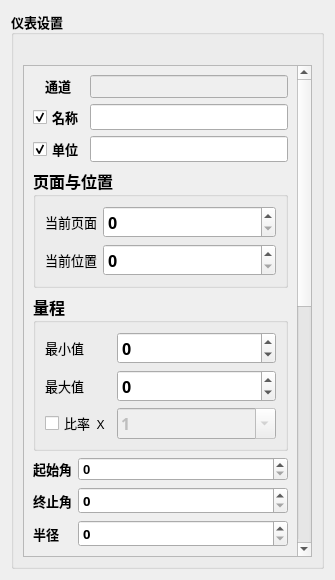
<?xml version="1.0" encoding="UTF-8"?>
<ui version="4.0">
 <class>MeterConfigDlg</class>
 <widget class="QWidget" name="MeterConfigDlg">
  <property name="windowModality">
   <enum>Qt::WindowModal</enum>
  </property>
  <property name="geometry">
   <rect>
    <x>0</x>
    <y>0</y>
    <width>335</width>
    <height>580</height>
   </rect>
  </property>
  <property name="sizePolicy">
   <sizepolicy hsizetype="Preferred" vsizetype="Preferred">
    <horstretch>0</horstretch>
    <verstretch>0</verstretch>
   </sizepolicy>
  </property>
  <property name="maximumSize">
   <size>
    <width>16777215</width>
    <height>16777215</height>
   </size>
  </property>
  <property name="font">
   <font>
    <family>楷体</family>
    <pointsize>10</pointsize>
    <weight>75</weight>
    <bold>true</bold>
   </font>
  </property>
  <property name="windowTitle">
   <string>Form</string>
  </property>
  <layout class="QVBoxLayout" name="verticalLayout_3">
   <property name="spacing">
    <number>20</number>
   </property>
   <item>
    <widget class="QGroupBox" name="groupBox_2">
     <property name="title">
      <string>仪表设置</string>
     </property>
     <layout class="QVBoxLayout" name="verticalLayout_2">
      <property name="spacing">
       <number>30</number>
      </property>
      <property name="topMargin">
       <number>30</number>
      </property>
      <item>
       <widget class="QScrollArea" name="scrollArea">
        <property name="sizePolicy">
         <sizepolicy hsizetype="Preferred" vsizetype="Preferred">
          <horstretch>0</horstretch>
          <verstretch>0</verstretch>
         </sizepolicy>
        </property>
        <property name="widgetResizable">
         <bool>true</bool>
        </property>
        <widget class="QWidget" name="scrollAreaWidgetContents">
         <property name="geometry">
          <rect>
           <x>0</x>
           <y>-428</y>
           <width>266</width>
           <height>924</height>
          </rect>
         </property>
         <layout class="QVBoxLayout" name="verticalLayout">
          <item>
           <layout class="QGridLayout" name="gridLayout_5">
            <item row="1" column="0">
             <widget class="QCheckBox" name="titleCheckBox">
              <property name="text">
               <string>名称</string>
              </property>
              <property name="checked">
               <bool>true</bool>
              </property>
             </widget>
            </item>
            <item row="2" column="1">
             <widget class="QLineEdit" name="UnitsLineEdit">
              <property name="sizePolicy">
               <sizepolicy hsizetype="Preferred" vsizetype="Fixed">
                <horstretch>0</horstretch>
                <verstretch>0</verstretch>
               </sizepolicy>
              </property>
             </widget>
            </item>
            <item row="0" column="0" alignment="Qt::AlignHCenter|Qt::AlignVCenter">
             <widget class="QLabel" name="channelLablel">
              <property name="text">
               <string>通道</string>
              </property>
              <property name="buddy">
               <cstring>channelLineEdit</cstring>
              </property>
             </widget>
            </item>
            <item row="1" column="1">
             <widget class="QLineEdit" name="titleLineEdit"/>
            </item>
            <item row="2" column="0">
             <widget class="QCheckBox" name="unitsCheckBox">
              <property name="text">
               <string>单位</string>
              </property>
              <property name="checked">
               <bool>true</bool>
              </property>
             </widget>
            </item>
            <item row="0" column="1">
             <widget class="QLineEdit" name="channelLineEdit">
              <property name="enabled">
               <bool>false</bool>
              </property>
              <property name="font">
               <font>
                <family>Arial</family>
                <pointsize>10</pointsize>
               </font>
              </property>
              <property name="focusPolicy">
               <enum>Qt::ClickFocus</enum>
              </property>
              <property name="statusTip">
               <string>通道</string>
              </property>
              <property name="autoFillBackground">
               <bool>false</bool>
              </property>
              <property name="readOnly">
               <bool>false</bool>
              </property>
              <property name="cursorMoveStyle">
               <enum>Qt::LogicalMoveStyle</enum>
              </property>
             </widget>
            </item>
           </layout>
          </item>
          <item>
           <widget class="QGroupBox" name="PosGroupBox">
            <property name="font">
             <font>
              <pointsize>12</pointsize>
              <underline>false</underline>
              <strikeout>false</strikeout>
              <kerning>true</kerning>
             </font>
            </property>
            <property name="inputMethodHints">
             <set>Qt::ImhDigitsOnly</set>
            </property>
            <property name="title">
             <string>页面与位置</string>
            </property>
            <layout class="QGridLayout" name="gridLayout_6">
             <item row="0" column="0">
              <widget class="QLabel" name="currentPageLablel">
               <property name="font">
                <font>
                 <family>楷体</family>
                 <pointsize>10</pointsize>
                 <weight>50</weight>
                 <italic>false</italic>
                 <bold>false</bold>
                </font>
               </property>
               <property name="text">
                <string>当前页面</string>
               </property>
               <property name="buddy">
                <cstring>endAngleSpinBox</cstring>
               </property>
              </widget>
             </item>
             <item row="0" column="1">
              <widget class="QSpinBox" name="pageSpinBox">
               <property name="sizePolicy">
                <sizepolicy hsizetype="Expanding" vsizetype="Fixed">
                 <horstretch>0</horstretch>
                 <verstretch>0</verstretch>
                </sizepolicy>
               </property>
              </widget>
             </item>
             <item row="1" column="0">
              <widget class="QLabel" name="posLablel">
               <property name="font">
                <font>
                 <pointsize>10</pointsize>
                 <weight>50</weight>
                 <bold>false</bold>
                </font>
               </property>
               <property name="text">
                <string>当前位置</string>
               </property>
               <property name="buddy">
                <cstring>endAngleSpinBox</cstring>
               </property>
              </widget>
             </item>
             <item row="1" column="1">
              <widget class="QSpinBox" name="posSpinBox">
               <property name="sizePolicy">
                <sizepolicy hsizetype="Expanding" vsizetype="Fixed">
                 <horstretch>0</horstretch>
                 <verstretch>0</verstretch>
                </sizepolicy>
               </property>
               <property name="inputMethodHints">
                <set>Qt::ImhNone</set>
               </property>
              </widget>
             </item>
            </layout>
           </widget>
          </item>
          <item>
           <widget class="QGroupBox" name="groupBox">
            <property name="font">
             <font>
              <pointsize>12</pointsize>
             </font>
            </property>
            <property name="title">
             <string>量程</string>
            </property>
            <layout class="QGridLayout" name="gridLayout_7">
             <item row="0" column="0">
              <widget class="QLabel" name="minLabel">
               <property name="font">
                <font>
                 <pointsize>10</pointsize>
                 <weight>50</weight>
                 <bold>false</bold>
                </font>
               </property>
               <property name="text">
                <string>最小值</string>
               </property>
              </widget>
             </item>
             <item row="0" column="1">
              <widget class="QSpinBox" name="minValueSpinBox">
               <property name="sizePolicy">
                <sizepolicy hsizetype="Expanding" vsizetype="Fixed">
                 <horstretch>0</horstretch>
                 <verstretch>0</verstretch>
                </sizepolicy>
               </property>
               <property name="minimum">
                <number>-9999</number>
               </property>
               <property name="maximum">
                <number>9999</number>
               </property>
              </widget>
             </item>
             <item row="1" column="0">
              <widget class="QLabel" name="maxLabel">
               <property name="font">
                <font>
                 <pointsize>10</pointsize>
                 <weight>50</weight>
                 <bold>false</bold>
                </font>
               </property>
               <property name="text">
                <string>最大值</string>
               </property>
              </widget>
             </item>
             <item row="1" column="1">
              <widget class="QSpinBox" name="maxValueSpinBox">
               <property name="sizePolicy">
                <sizepolicy hsizetype="Expanding" vsizetype="Fixed">
                 <horstretch>0</horstretch>
                 <verstretch>0</verstretch>
                </sizepolicy>
               </property>
               <property name="minimum">
                <number>-1000</number>
               </property>
               <property name="maximum">
                <number>1000</number>
               </property>
              </widget>
             </item>
             <item row="2" column="0">
              <widget class="QCheckBox" name="rateCheckBox">
               <property name="font">
                <font>
                 <pointsize>10</pointsize>
                 <weight>50</weight>
                 <bold>false</bold>
                </font>
               </property>
               <property name="text">
                <string>比率  X</string>
               </property>
               <property name="checked">
                <bool>false</bool>
               </property>
              </widget>
             </item>
             <item row="2" column="1">
              <widget class="QComboBox" name="rateComboBox">
               <property name="enabled">
                <bool>false</bool>
               </property>
               <property name="editable">
                <bool>true</bool>
               </property>
               <property name="currentText">
                <string>1</string>
               </property>
               <property name="currentIndex">
                <number>4</number>
               </property>
               <item>
                <property name="text">
                 <string>0.0001</string>
                </property>
               </item>
               <item>
                <property name="text">
                 <string>0.001</string>
                </property>
               </item>
               <item>
                <property name="text">
                 <string>0.01</string>
                </property>
               </item>
               <item>
                <property name="text">
                 <string>0.1</string>
                </property>
               </item>
               <item>
                <property name="text">
                 <string>1</string>
                </property>
               </item>
               <item>
                <property name="text">
                 <string>10</string>
                </property>
               </item>
               <item>
                <property name="text">
                 <string>100</string>
                </property>
               </item>
               <item>
                <property name="text">
                 <string>1000</string>
                </property>
               </item>
               <item>
                <property name="text">
                 <string>10000</string>
                </property>
               </item>
              </widget>
             </item>
            </layout>
           </widget>
          </item>
          <item>
           <layout class="QGridLayout" name="gridLayout_4">
            <item row="0" column="0">
             <widget class="QLabel" name="startAngleLablel">
              <property name="text">
               <string>起始角</string>
              </property>
              <property name="buddy">
               <cstring>startAngleSpinBox</cstring>
              </property>
             </widget>
            </item>
            <item row="2" column="1">
             <widget class="QSpinBox" name="endAngleSpinBox">
              <property name="maximum">
               <number>360</number>
              </property>
             </widget>
            </item>
            <item row="3" column="0">
             <widget class="QLabel" name="radiusLablel">
              <property name="text">
               <string>半径</string>
              </property>
              <property name="buddy">
               <cstring>radiusSpinBox</cstring>
              </property>
             </widget>
            </item>
            <item row="3" column="1">
             <widget class="QSpinBox" name="radiusSpinBox">
              <property name="maximum">
               <number>200</number>
              </property>
             </widget>
            </item>
            <item row="2" column="0">
             <widget class="QLabel" name="endAngleLablel">
              <property name="text">
               <string>终止角</string>
              </property>
              <property name="buddy">
               <cstring>endAngleSpinBox</cstring>
              </property>
             </widget>
            </item>
            <item row="0" column="1">
             <widget class="QSpinBox" name="startAngleSpinBox">
              <property name="sizePolicy">
               <sizepolicy hsizetype="Expanding" vsizetype="Fixed">
                <horstretch>0</horstretch>
                <verstretch>0</verstretch>
               </sizepolicy>
              </property>
              <property name="font">
               <font>
                <family>Arial</family>
               </font>
              </property>
              <property name="statusTip">
               <string>0~360</string>
              </property>
              <property name="maximum">
               <number>360</number>
              </property>
              <property name="singleStep">
               <number>1</number>
              </property>
             </widget>
            </item>
           </layout>
          </item>
          <item>
           <widget class="QGroupBox" name="centerGroupBox">
            <property name="title">
             <string>中心点</string>
            </property>
            <layout class="QHBoxLayout" name="horizontalLayout">
             <item>
              <widget class="QLabel" name="radiusXLablel">
               <property name="sizePolicy">
                <sizepolicy hsizetype="Fixed" vsizetype="Fixed">
                 <horstretch>0</horstretch>
                 <verstretch>0</verstretch>
                </sizepolicy>
               </property>
               <property name="text">
                <string>X</string>
               </property>
               <property name="buddy">
                <cstring>XSpinBox</cstring>
               </property>
              </widget>
             </item>
             <item>
              <widget class="QSpinBox" name="XSpinBox">
               <property name="minimum">
                <number>-400</number>
               </property>
               <property name="maximum">
                <number>400</number>
               </property>
              </widget>
             </item>
             <item>
              <widget class="QLabel" name="radiusYLablel">
               <property name="sizePolicy">
                <sizepolicy hsizetype="Fixed" vsizetype="Fixed">
                 <horstretch>0</horstretch>
                 <verstretch>0</verstretch>
                </sizepolicy>
               </property>
               <property name="text">
                <string>Y</string>
               </property>
               <property name="buddy">
                <cstring>YSpinBox</cstring>
               </property>
              </widget>
             </item>
             <item>
              <widget class="QSpinBox" name="YSpinBox">
               <property name="minimum">
                <number>-300</number>
               </property>
               <property name="maximum">
                <number>300</number>
               </property>
              </widget>
             </item>
            </layout>
           </widget>
          </item>
          <item>
           <widget class="QGroupBox" name="majorScalegroupBox">
            <property name="title">
             <string>大刻度线</string>
            </property>
            <layout class="QGridLayout" name="gridLayout_2">
             <item row="2" column="1">
              <widget class="QSpinBox" name="majorWidthSpinBox">
               <property name="minimum">
                <number>1</number>
               </property>
              </widget>
             </item>
             <item row="2" column="0">
              <widget class="QLabel" name="majorScaleWidthLabel">
               <property name="sizePolicy">
                <sizepolicy hsizetype="Fixed" vsizetype="Fixed">
                 <horstretch>0</horstretch>
                 <verstretch>0</verstretch>
                </sizepolicy>
               </property>
               <property name="text">
                <string>宽度</string>
               </property>
               <property name="buddy">
                <cstring>majorWidthSpinBox</cstring>
               </property>
              </widget>
             </item>
             <item row="1" column="0">
              <widget class="QLabel" name="majorScaleLengthLabel">
               <property name="sizePolicy">
                <sizepolicy hsizetype="Fixed" vsizetype="Fixed">
                 <horstretch>0</horstretch>
                 <verstretch>0</verstretch>
                </sizepolicy>
               </property>
               <property name="text">
                <string>长度</string>
               </property>
               <property name="buddy">
                <cstring>majorLengthSpinBox</cstring>
               </property>
              </widget>
             </item>
             <item row="0" column="1">
              <widget class="QSpinBox" name="majorNumSpinBox">
               <property name="minimum">
                <number>0</number>
               </property>
               <property name="maximum">
                <number>1000</number>
               </property>
               <property name="singleStep">
                <number>2</number>
               </property>
               <property name="value">
                <number>1</number>
               </property>
               <property name="displayIntegerBase">
                <number>10</number>
               </property>
              </widget>
             </item>
             <item row="0" column="0">
              <widget class="QLabel" name="majorScaleNumLablel">
               <property name="sizePolicy">
                <sizepolicy hsizetype="Fixed" vsizetype="Fixed">
                 <horstretch>0</horstretch>
                 <verstretch>0</verstretch>
                </sizepolicy>
               </property>
               <property name="text">
                <string>间距</string>
               </property>
               <property name="buddy">
                <cstring>majorNumSpinBox</cstring>
               </property>
              </widget>
             </item>
             <item row="1" column="1">
              <widget class="QSpinBox" name="majorLengthSpinBox">
               <property name="minimum">
                <number>1</number>
               </property>
              </widget>
             </item>
            </layout>
           </widget>
          </item>
          <item>
           <widget class="QGroupBox" name="middleScalegroupBox">
            <property name="title">
             <string>中刻度线</string>
            </property>
            <property name="checkable">
             <bool>true</bool>
            </property>
            <property name="checked">
             <bool>false</bool>
            </property>
            <layout class="QGridLayout" name="gridLayout">
             <item row="3" column="1">
              <widget class="QSpinBox" name="middleWidthSpinBox">
               <property name="minimum">
                <number>1</number>
               </property>
              </widget>
             </item>
             <item row="3" column="0">
              <widget class="QLabel" name="middleScaleWidthLablel">
               <property name="sizePolicy">
                <sizepolicy hsizetype="Fixed" vsizetype="Fixed">
                 <horstretch>0</horstretch>
                 <verstretch>0</verstretch>
                </sizepolicy>
               </property>
               <property name="text">
                <string>宽度</string>
               </property>
               <property name="buddy">
                <cstring>middleWidthSpinBox</cstring>
               </property>
              </widget>
             </item>
             <item row="2" column="0">
              <widget class="QLabel" name="middleScaleLengthLabel">
               <property name="sizePolicy">
                <sizepolicy hsizetype="Fixed" vsizetype="Fixed">
                 <horstretch>0</horstretch>
                 <verstretch>0</verstretch>
                </sizepolicy>
               </property>
               <property name="text">
                <string>长度</string>
               </property>
               <property name="buddy">
                <cstring>middleLengthSpinBox</cstring>
               </property>
              </widget>
             </item>
             <item row="2" column="1">
              <widget class="QSpinBox" name="middleLengthSpinBox">
               <property name="minimum">
                <number>1</number>
               </property>
              </widget>
             </item>
             <item row="1" column="1">
              <widget class="QSpinBox" name="middleNumSpinBox">
               <property name="enabled">
                <bool>false</bool>
               </property>
               <property name="minimum">
                <number>0</number>
               </property>
               <property name="maximum">
                <number>1000</number>
               </property>
              </widget>
             </item>
             <item row="1" column="0">
              <widget class="QLabel" name="middleScaleNumLablel">
               <property name="sizePolicy">
                <sizepolicy hsizetype="Fixed" vsizetype="Fixed">
                 <horstretch>0</horstretch>
                 <verstretch>0</verstretch>
                </sizepolicy>
               </property>
               <property name="text">
                <string>间距</string>
               </property>
               <property name="buddy">
                <cstring>middleNumSpinBox</cstring>
               </property>
              </widget>
             </item>
            </layout>
           </widget>
          </item>
          <item>
           <widget class="QGroupBox" name="minnorScaleGroupBox">
            <property name="title">
             <string>小刻度线</string>
            </property>
            <layout class="QGridLayout" name="gridLayout_3">
             <item row="1" column="0">
              <widget class="QLabel" name="minorScaleLengthLabel">
               <property name="sizePolicy">
                <sizepolicy hsizetype="Fixed" vsizetype="Preferred">
                 <horstretch>0</horstretch>
                 <verstretch>0</verstretch>
                </sizepolicy>
               </property>
               <property name="text">
                <string>长度</string>
               </property>
               <property name="buddy">
                <cstring>minorLengthSpinBox</cstring>
               </property>
              </widget>
             </item>
             <item row="1" column="1">
              <widget class="QSpinBox" name="minorLengthSpinBox">
               <property name="minimum">
                <number>1</number>
               </property>
              </widget>
             </item>
             <item row="0" column="0">
              <widget class="QLabel" name="minorScaleNumLablel">
               <property name="sizePolicy">
                <sizepolicy hsizetype="Fixed" vsizetype="Preferred">
                 <horstretch>0</horstretch>
                 <verstretch>0</verstretch>
                </sizepolicy>
               </property>
               <property name="text">
                <string>间距</string>
               </property>
               <property name="buddy">
                <cstring>minorNumDoubleSpinBox</cstring>
               </property>
              </widget>
             </item>
             <item row="2" column="1">
              <widget class="QSpinBox" name="minorWidthSpinBox">
               <property name="minimum">
                <number>1</number>
               </property>
              </widget>
             </item>
             <item row="2" column="0">
              <widget class="QLabel" name="minorScaleWidthLabel">
               <property name="sizePolicy">
                <sizepolicy hsizetype="Fixed" vsizetype="Preferred">
                 <horstretch>0</horstretch>
                 <verstretch>0</verstretch>
                </sizepolicy>
               </property>
               <property name="text">
                <string>宽度</string>
               </property>
               <property name="buddy">
                <cstring>minorWidthSpinBox</cstring>
               </property>
              </widget>
             </item>
             <item row="0" column="1">
              <widget class="QDoubleSpinBox" name="minorNumDoubleSpinBox">
               <property name="minimum">
                <double>0.010000000000000</double>
               </property>
               <property name="maximum">
                <double>9999.989999999999782</double>
               </property>
               <property name="singleStep">
                <double>0.010000000000000</double>
               </property>
              </widget>
             </item>
            </layout>
           </widget>
          </item>
         </layout>
        </widget>
       </widget>
      </item>
     </layout>
    </widget>
   </item>
  </layout>
 </widget>
 <resources/>
 <connections>
  <connection>
   <sender>titleCheckBox</sender>
   <signal>clicked(bool)</signal>
   <receiver>titleLineEdit</receiver>
   <slot>setEnabled(bool)</slot>
   <hints>
    <hint type="sourcelabel">
     <x>62</x>
     <y>64</y>
    </hint>
    <hint type="destinationlabel">
     <x>118</x>
     <y>62</y>
    </hint>
   </hints>
  </connection>
  <connection>
   <sender>unitsCheckBox</sender>
   <signal>clicked(bool)</signal>
   <receiver>UnitsLineEdit</receiver>
   <slot>setEnabled(bool)</slot>
   <hints>
    <hint type="sourcelabel">
     <x>58</x>
     <y>96</y>
    </hint>
    <hint type="destinationlabel">
     <x>110</x>
     <y>101</y>
    </hint>
   </hints>
  </connection>
  <connection>
   <sender>rateCheckBox</sender>
   <signal>clicked(bool)</signal>
   <receiver>rateComboBox</receiver>
   <slot>setEnabled(bool)</slot>
   <hints>
    <hint type="sourcelabel">
     <x>62</x>
     <y>221</y>
    </hint>
    <hint type="destinationlabel">
     <x>139</x>
     <y>216</y>
    </hint>
   </hints>
  </connection>
 </connections>
</ui>
